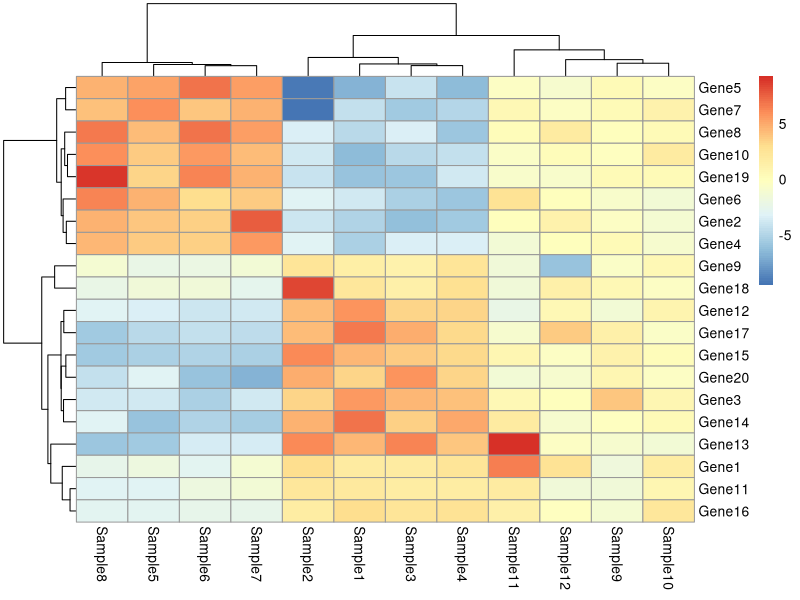
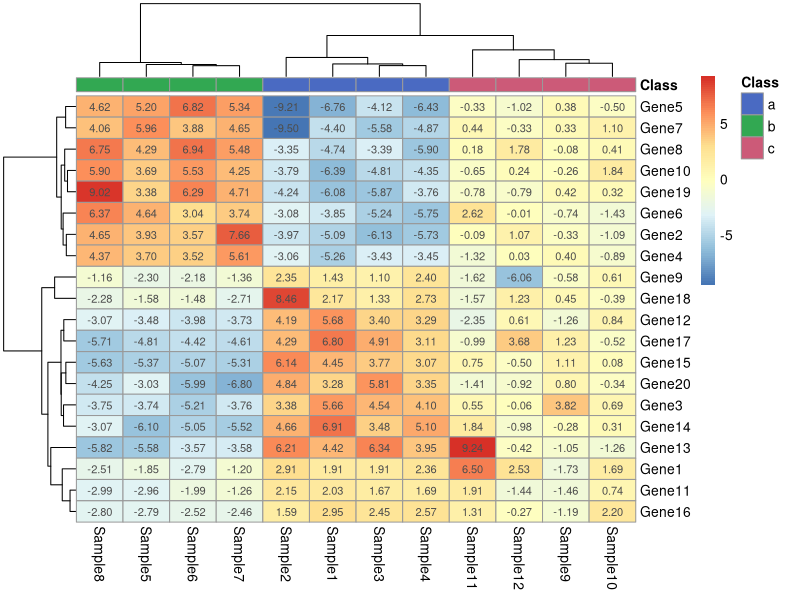

Generate these figures, in order, with R:
## [Cheatsheets] https://posit.co/resources/cheatsheets/

#### Presetting ####
rm(list = ls()) # Clean variable ##* Comment out if Run All
# memory.limit(150000)


#### Load packages ####
if(!require("tidyverse")) install.packages("tidyverse"); library(tidyverse)

####*************************************************************************####
## Scatterplots
#### Create data ####
## Basic scatterplots
set.seed(123)
data <- data.frame(
  x = rnorm(50),
  y = rnorm(50)
)

colnames(data) <- c("GeneA","GeneB")

#### Export ####
## Set Expot ##
Name_time_wo_micro <- substr(gsub("[- :]", "", as.character(Sys.time())), 1, 14)
output_dir <- paste0(getwd(), "/Demo_", substr(Name_time_wo_micro, 1, 8))
if (!dir.exists(output_dir)) {dir.create(output_dir)}


## CSV
write.csv(data, file = paste0(output_dir, "/", Name_time_wo_micro, "_data.csv"), row.names = FALSE)

## TSV
write.table(data, file = paste0(output_dir, "/", Name_time_wo_micro, "_data.tsv"), sep = "\t", row.names = FALSE)


####*************************************************************************####
## Heatmap
#### Create data ####

#### Basic Simulation ####
set.seed(123)
mat <- matrix(rnorm(200), 20, 10)
rownames(mat) <- paste("Gene", 1:20, sep="")
colnames(mat) <- paste("Sample", 1:10, sep="")

# Create annotation data for rows
annotation_row <- data.frame(Class = sample(letters[1:3], 10, replace = TRUE))
rownames(annotation_row) <- colnames(mat)

#### Export ####
## Set Expot ##
Name_time_wo_micro <- substr(gsub("[- :]", "", as.character(Sys.time())), 1, 14)
output_dir <- paste0(getwd(), "/Demo_", substr(Name_time_wo_micro, 1, 8))
if (!dir.exists(output_dir)) {dir.create(output_dir)}


## CSV
write.csv(mat, file = paste0(output_dir, "/", Name_time_wo_micro, "_data_Heatmap_Basic.csv"), row.names = TRUE)

## TSV
write.table(data.frame(SamppleID= row.names(annotation_row) ,annotation_row), file = paste0(output_dir, "/", Name_time_wo_micro, "_data_Heatmap_Annot_Basic.tsv"), sep = "\t", row.names = FALSE)


################################################################################
#### Pattern Simulation ####
rm(list = ls()) # Clean variable ##* Comment out if Run All
# Load required packages
if(!require("pheatmap")) install.packages("pheatmap"); library(pheatmap)

# Set seed for reproducibility
set.seed(123)

# Number of genes and samples
n_genes <- 20
n_samples_per_group <- 4
n_groups <- 3
n_samples <- n_samples_per_group * n_groups

# Create annotation data for columns (Samples)
group_labels <- rep(letters[1:n_groups], each = n_samples_per_group)
annotation_col <- data.frame(Class = factor(group_labels, levels = letters[1:n_groups]))
rownames(annotation_col) <- paste("Sample", 1:n_samples, sep="")

# Initialize matrix
mat <- matrix(nrow = n_genes, ncol = n_samples)
rownames(mat) <- paste("Gene", 1:n_genes, sep="")
colnames(mat) <- rownames(annotation_col)

# Generate data with different patterns for each sample class
for (i in 1:n_genes) {
  # Generate base values
  a_values <- runif(n_samples_per_group, min = 3, max = 7)
  b_values <- runif(n_samples_per_group, min = -7, max = -3)

  # Randomly decide the pattern for this gene
  pattern <- sample(c("high_a", "low_a", "neutral"), 1)

  if (pattern == "high_a") {
    a_values <- runif(n_samples_per_group, min = 3, max = 7)
    b_values <- runif(n_samples_per_group, min = -7, max = -3)
  } else if (pattern == "low_a") {
    a_values <- runif(n_samples_per_group, min = -7, max = -3)
    b_values <- runif(n_samples_per_group, min = 3, max = 7)
  } else {
    a_values <- runif(n_samples_per_group, min = 1, max = 3)
    b_values <- runif(n_samples_per_group, min = -3, max = -1)
  }

  c_values <- rnorm(n_samples_per_group, mean = 0, sd = 1)

  mat[i, annotation_col$Class == "a"] <- a_values
  mat[i, annotation_col$Class == "b"] <- b_values
  mat[i, annotation_col$Class == "c"] <- c_values
}

# Introduce outliers randomly, with absolute values less than ?
set.seed(456) # Different seed for outliers
outlier_indices <- sample(1:(n_genes * n_samples), 11) # Randomly select 11 points to be outliers
mat[outlier_indices] <- ifelse(mat[outlier_indices] > 0, mat[outlier_indices] + sample(1:6, 7, replace = TRUE),
                               mat[outlier_indices] - sample(1:6, 5, replace = TRUE))

# Create a basic heatmap
heatmap_basic <- pheatmap(mat)

# Beautify the heatmap
# Define colors for the annotation
annotation_colors <- list(Class = c("a" = "#4a6ac2", "b" = "#32a852", "c" = "#cc5a78"))

# Create the heatmap
heatmap <- pheatmap(mat,
                    cluster_rows = TRUE,
                    cluster_cols = TRUE,
                    display_numbers = TRUE,
                    annotation_col = annotation_col,
                    annotation_colors = annotation_colors)


#### Export ####
## Set Expot ##
Name_time_wo_micro <- substr(gsub("[- :]", "", as.character(Sys.time())), 1, 14)
output_dir <- paste0(getwd(), "/Demo_", substr(Name_time_wo_micro, 1, 8))
if (!dir.exists(output_dir)) {dir.create(output_dir)}


## CSV
write.csv(mat, file = paste0(output_dir, "/", Name_time_wo_micro, "_data_Heatmap_Pattern.csv"), row.names = TRUE)

## TSV
write.table(data.frame(SamppleID= row.names(annotation_col) ,annotation_col), file = paste0(output_dir, "/", Name_time_wo_micro, "_data_Heatmap_Annot_Pattern.tsv"), sep = "\t", row.names = FALSE)
